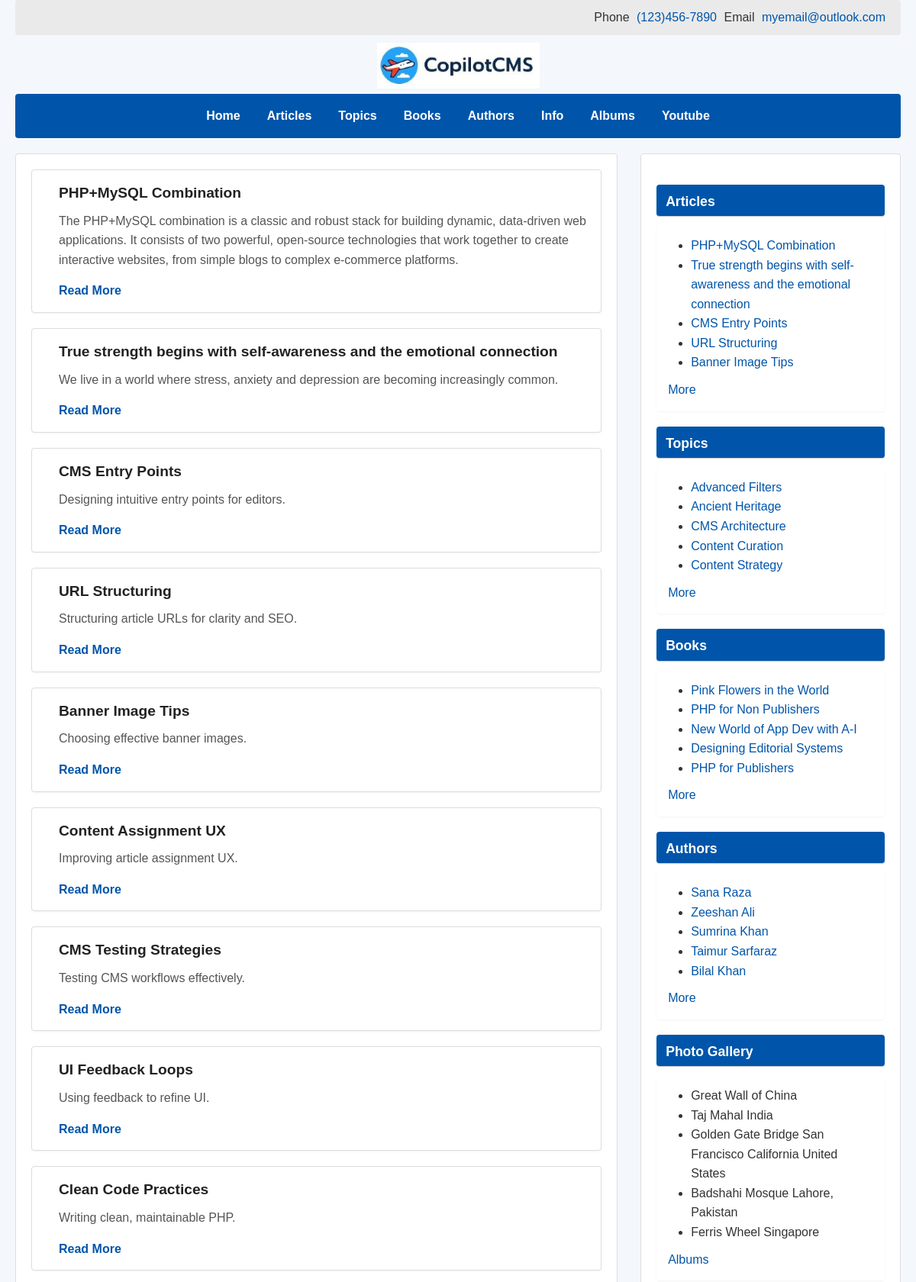
The page / (upper part) on the database its author committed.
### tables this page shows
CREATE TABLE IF NOT EXISTS `blocks` (
  `key_blocks` int(10) UNSIGNED NOT NULL AUTO_INCREMENT,
  `key_media_banner` int(10) UNSIGNED DEFAULT NULL,
  `title` varchar(200) NOT NULL DEFAULT '',
  `block_content` varchar(10000) NOT NULL DEFAULT '',
  `show_on_pages` varchar(1000) NOT NULL DEFAULT '',
  `show_in_region` varchar(50) NOT NULL DEFAULT '',
  `sort` smallint(6) NOT NULL DEFAULT '0',
  `module_file` varchar(100) NOT NULL DEFAULT '',
  `status` varchar(3) NOT NULL DEFAULT 'on',
  `entry_date_time` timestamp NOT NULL DEFAULT CURRENT_TIMESTAMP,
  `created_by` int(10) UNSIGNED DEFAULT NULL,
  `updated_by` int(10) UNSIGNED DEFAULT NULL,
  `key_photo_gallery` int(10) UNSIGNED DEFAULT NULL,
  PRIMARY KEY (`key_blocks`),
  KEY `fk_blocks_media` (`key_media_banner`)
);

CREATE TABLE IF NOT EXISTS `main_menu` (
  `key_main_menu` int(10) UNSIGNED NOT NULL AUTO_INCREMENT,
  `parent_id` int(10) UNSIGNED NOT NULL DEFAULT '0',
  `title` varchar(200) NOT NULL DEFAULT '',
  `url_link` varchar(200) NOT NULL DEFAULT '',
  `sort` smallint(6) NOT NULL DEFAULT '0',
  `status` varchar(3) NOT NULL DEFAULT '',
  `entry_date_time` timestamp NOT NULL DEFAULT CURRENT_TIMESTAMP,
  PRIMARY KEY (`key_main_menu`)
);

CREATE TABLE IF NOT EXISTS `articles` (
  `key_articles` int(10) UNSIGNED NOT NULL AUTO_INCREMENT,
  `title` varchar(300) NOT NULL DEFAULT '',
  `title_sub` varchar(300) NOT NULL DEFAULT '',
  `article_snippet` varchar(1000) NOT NULL DEFAULT '',
  `article_content` mediumtext NOT NULL,
  `content_type` varchar(10) NOT NULL DEFAULT 'article',
  `url` varchar(200) NOT NULL DEFAULT '',
  `banner_image_url` varchar(2000) DEFAULT '',
  `key_media_banner` int(10) UNSIGNED DEFAULT '0',
  `sort` smallint(6) NOT NULL DEFAULT '0',
  `status` enum('draft','on','off') DEFAULT 'draft',
  `entry_date_time` timestamp NOT NULL DEFAULT CURRENT_TIMESTAMP,
  `update_date_time` timestamp NOT NULL DEFAULT CURRENT_TIMESTAMP,
  `created_by` int(10) UNSIGNED DEFAULT NULL,
  `updated_by` int(10) UNSIGNED DEFAULT NULL,
  PRIMARY KEY (`key_articles`),
  KEY `fk_articles_media` (`key_media_banner`),
  KEY `entry_date_time` (`entry_date_time`),
  KEY `update_date_time` (`update_date_time`)
);

CREATE TABLE IF NOT EXISTS `categories` (
  `key_categories` int(10) UNSIGNED NOT NULL AUTO_INCREMENT,
  `key_media_banner` int(10) UNSIGNED NOT NULL DEFAULT '0',
  `name` varchar(200) NOT NULL DEFAULT '',
  `description` varchar(1000) NOT NULL DEFAULT '',
  `url` varchar(200) NOT NULL DEFAULT '',
  `sort` smallint(6) NOT NULL DEFAULT '0',
  `status` varchar(3) NOT NULL DEFAULT '',
  `entry_date_time` timestamp NOT NULL DEFAULT CURRENT_TIMESTAMP,
  `category_type` enum('article','book','photo_gallery','video_gallery','global') NOT NULL DEFAULT 'global',
  PRIMARY KEY (`key_categories`)
);

CREATE TABLE IF NOT EXISTS `books` (
  `key_books` int(10) UNSIGNED NOT NULL AUTO_INCREMENT,
  `key_media_banner` int(10) UNSIGNED DEFAULT NULL,
  `title` varchar(200) NOT NULL DEFAULT '',
  `subtitle` varchar(200) NOT NULL DEFAULT '',
  `description` text NOT NULL,
  `cover_image_url` varchar(200) DEFAULT '',
  `url` varchar(200) NOT NULL DEFAULT '',
  `author_name` varchar(200) NOT NULL DEFAULT '',
  `publisher` varchar(200) NOT NULL DEFAULT '',
  `publish_year` varchar(4) NOT NULL DEFAULT '',
  `isbn` varchar(17) DEFAULT '',
  `is_featured` tinyint(1) DEFAULT NULL,
  `language` varchar(50) DEFAULT NULL,
  `format` varchar(50) DEFAULT NULL,
  `weight_grams` int(11) DEFAULT NULL,
  `sku` varchar(50) DEFAULT NULL,
  `status` varchar(3) NOT NULL DEFAULT '',
  `sort` smallint(6) NOT NULL DEFAULT '0',
  `entry_date_time` timestamp NOT NULL DEFAULT CURRENT_TIMESTAMP,
  `update_date_time` timestamp NOT NULL DEFAULT CURRENT_TIMESTAMP ON UPDATE CURRENT_TIMESTAMP,
  `created_by` int(10) UNSIGNED DEFAULT NULL,
  `updated_by` int(10) UNSIGNED DEFAULT NULL,
  PRIMARY KEY (`key_books`),
  KEY `fk_books_media` (`key_media_banner`)
);

CREATE TABLE IF NOT EXISTS `authors` (
  `key_authors` int(10) UNSIGNED NOT NULL AUTO_INCREMENT,
  `name` varchar(200) NOT NULL DEFAULT '',
  `email` varchar(200) NOT NULL DEFAULT '',
  `phone` varchar(50) NOT NULL DEFAULT '',
  `website` varchar(200) NOT NULL DEFAULT '',
  `url` varchar(200) NOT NULL DEFAULT '',
  `social_url_media1` varchar(200) NOT NULL DEFAULT '',
  `social_url_media2` varchar(200) NOT NULL DEFAULT '',
  `social_url_media3` varchar(200) NOT NULL DEFAULT '',
  `city` varchar(200) NOT NULL DEFAULT '',
  `state` varchar(200) NOT NULL DEFAULT '',
  `country` varchar(200) NOT NULL DEFAULT '',
  `image_url` varchar(200) DEFAULT '',
  `key_media_banner` int(10) UNSIGNED DEFAULT NULL,
  `description` varchar(2000) NOT NULL DEFAULT '',
  `status` varchar(3) NOT NULL DEFAULT '',
  `entry_date_time` timestamp NOT NULL DEFAULT CURRENT_TIMESTAMP,
  `update_date_time` timestamp NOT NULL DEFAULT CURRENT_TIMESTAMP,
  `created_by` int(10) UNSIGNED DEFAULT NULL,
  `updated_by` int(10) UNSIGNED DEFAULT NULL,
  PRIMARY KEY (`key_authors`),
  KEY `fk_authors_media` (`key_media_banner`)
);

CREATE TABLE IF NOT EXISTS `photo_gallery` (
  `key_photo_gallery` int(11) NOT NULL AUTO_INCREMENT,
  `key_media_banner` int(10) UNSIGNED DEFAULT NULL,
  `title` varchar(255) DEFAULT NULL,
  `image_url` varchar(2000) DEFAULT NULL,
  `description` text,
  `status` varchar(3) DEFAULT '',
  `entry_date_time` datetime DEFAULT CURRENT_TIMESTAMP,
  `update_date_time` timestamp NOT NULL DEFAULT CURRENT_TIMESTAMP,
  `created_by` int(10) UNSIGNED DEFAULT NULL,
  `updated_by` int(10) UNSIGNED DEFAULT NULL,
  `url` varchar(200) DEFAULT NULL,
  `available_for_blocks` varchar(3) DEFAULT '',
  PRIMARY KEY (`key_photo_gallery`),
  KEY `fk_photo_gallery_media` (`key_media_banner`)
);

### index.php (called while the page is built)
<?php
include 'router.php';
?>

### admin/db.php (called while the page is built, shortened)
<?php
$host = 'localhost';
$user = 'root';
$pass = '';
$dbname = 'simplesite';
$conn = new mysqli($host, $user, $pass, $dbname);
$settings = [];
$sql = "SELECT setting_key, setting_value FROM settings WHERE is_active = 1";
$result = $conn->query($sql);
while ($row = $result->fetch_assoc()) {
    $settings[$row['setting_key']] = $row['setting_value'];
}
function getSetting($key, $default = null) {
    global $settings;
    return $settings[$key] ?? $default;
}
?>

### templates/default/layout.php (the view, shortened to what this page needs)
<?php
function startLayout($title = "CopilotCMS") {
	echo "<!DOCTYPE html><html><head><title>$title</title>
        <link rel='stylesheet' href='/templates/default/style.css'>
        </head><body>";
	echo "<div id='above-header'>";
		renderBlocks("above_header");
	echo "</div>";
	echo "<header data-animate='fade'>";
		echo "<div id='site-logo'><a href='/home'><img src='" . getSetting("template_default_logo") . "'></a></div>";
		renderMainMenu();
	echo "</header>";
	echo "<main>";
}
function endLayout() {
	echo "</main>";
	echo "</body></html>
	<script src='/templates/default/script.js'></script>
	";
}
function getMenuItems() {
    global $conn;
    $items = [];
    $res = $conn->query("SELECT key_main_menu, parent_id, title, url_link FROM main_menu WHERE status = 'on' ORDER BY sort");
    while ($row = $res->fetch_assoc()) {
        $items[$row['parent_id']][] = $row;
    }
    return $items;
}
function renderMenuTree($items, $parent_id = 0) {
    if (!isset($items[$parent_id])) return;
    echo "<ul>";
    foreach ($items[$parent_id] as $item) {
        echo "<li><a href='" . htmlspecialchars($item['url_link']) . "'>" . htmlspecialchars($item['title']) . "</a>";
        renderMenuTree($items, $item['key_main_menu']);
        echo "</li>";
    }
    echo "</ul>";
}
function renderMainMenu() {
    $items = getMenuItems();
    echo "<nav class='main-menu'>";
    renderMenuTree($items);
    echo "</nav>";
}
function renderBlocks($region, $currentPage = '') {
	global $conn;
	$sql = "SELECT title, block_content, module_file FROM blocks
					   WHERE status = 'on'
					   AND show_in_region = '$region'
					   AND (show_on_pages = '' OR FIND_IN_SET('$currentPage', show_on_pages))
					   ORDER BY sort";
	$res = $conn->query($sql);
	while ($row = $res->fetch_assoc()) {
		echo "<h2>" . $row['title'] . "</h2>";
		echo "<div class='block_content'>" . $row['block_content'] . "</div>";
		if ($row['module_file'] != '') {
			include("modules/" . $row['module_file'] . ".php");
		}
	}
}
?>

### templates/default/homepage.php
<?php
include $_SERVER['DOCUMENT_ROOT'] . '/admin/db.php';
include 'layout.php';
?>
<?php startLayout("Home"); ?>
<div id="content">
	<?php
	$articles = $conn->query("SELECT a.*, m.file_url AS banner FROM articles a
							  LEFT JOIN media_library m ON a.key_media_banner = m.key_media
							  WHERE a.status='on' ORDER BY a.entry_date_time DESC LIMIT 10");
	while ($a = $articles->fetch_assoc()) {
	  echo "<div class='snippet-card'>
			  <div><img src='{$a['banner']}' data-animate='fade'></div>
			  <div class='snippet-content'>
			  <h2>{$a['title']}</h2>
			  <p>{$a['article_snippet']}</p>
			  <a href='/article/{$a['url']}'>Read More</a>
			  </div>
			</div>";
	}
	?>
</div>
<div id="sidebar">
	<?php renderBlocks("sidebar_right"); ?>
</div>
<?php endLayout(); ?>

### modules/articles_34548.php
<div class="block">
	<?php
	$cat_id = isset($_GET['cat']) ? intval($_GET['cat']) : null;
	$sql = "SELECT key_articles, title, url FROM articles ORDER BY entry_date_time DESC LIMIT 5";
	$articles = $conn->query($sql);
	echo "<ul class='category-list'>";
	while ($c = $articles->fetch_assoc()) {
		$active = ($cat_id === intval($c['key_articles'])) ? " class='active'" : "";
		echo "<li{$active}><a href='/article/{$c['url']}'>{$c['title']}</a></li>";
	}
	echo "</ul>";
	echo "<p><a href='/articles'>More</a></p>";
	?>
</div>

### modules/categories_55448.php
<div class="block">
	<?php
	$cat_id = isset($_GET['cat']) ? intval($_GET['cat']) : null;
	$sql = "SELECT key_categories, name, url FROM categories ORDER BY name ASC LIMIT 5";
	$categories = $conn->query($sql);
	echo "<ul class='category-list'>";
	while ($c = $categories->fetch_assoc()) {
		$active = ($cat_id === intval($c['key_categories'])) ? " class='active'" : "";
		echo "<li{$active}><a href='/category/{$c['url']}'>{$c['name']}</a></li>";
	}
	echo "</ul>";
	echo "<p><a href='/categories'>More</a></p>";
	?>
</div>

### modules/books_84538.php
<div class="block">
	<?php
	$cat_id = isset($_GET['cat']) ? intval($_GET['cat']) : null;
	$sql = "SELECT key_books, title, url FROM books ORDER BY entry_date_time DESC LIMIT 5";
	$books = $conn->query($sql);
	echo "<ul class='category-list'>";
	while ($c = $books->fetch_assoc()) {
		$active = ($cat_id === intval($c['key_books'])) ? " class='active'" : "";
		echo "<li{$active}><a href='/book/{$c['url']}'>{$c['title']}</a></li>";
	}
	echo "</ul>";
	echo "<p><a href='/books'>More</a></p>";
	?>
</div>

### modules/authors_91558.php
<div class="block">
	<?php
	$cat_id = isset($_GET['cat']) ? intval($_GET['cat']) : null;
	$sql = "SELECT key_authors, name, url FROM authors ORDER BY RAND() LIMIT 5";
	$authors = $conn->query($sql);
	echo "<ul class='category-list'>";
	while ($c = $authors->fetch_assoc()) {
		$active = ($cat_id === intval($c['key_authors'])) ? " class='active'" : "";
		echo "<li{$active}><a href='/author/{$c['url']}'>{$c['name']}</a></li>";
	}
	echo "</ul>";
	echo "<p><a href='/authors'>More</a></p>";
	?>
</div>

### modules/photos_56467.php
<div class="block">
	<?php
	$cat_id = isset($_GET['cat']) ? intval($_GET['cat']) : null;
	$sql = "SELECT key_photo_gallery, title FROM photo_gallery ORDER BY RAND() LIMIT 5";
	$photo_gallery = $conn->query($sql);
	echo "<ul class='category-list'>";
	while ($c = $photo_gallery->fetch_assoc()) {
		$active = ($cat_id === intval($c['key_photo_gallery'])) ? " class='active'" : "";
		echo "<li{$active}>{$c['title']}</li>";
	}
	echo "</ul>";
	echo "<p><a href='/photo-gallery'>Albums</a></p>";
	?>
</div>

### templates/default/style.css (style rules this page uses)
* { margin: 0; padding: 0; box-sizing: border-box; }
body { font-family: Arial, sans-serif; line-height: 1.6; background: #f4f7fb; color: #333; padding: 0 20px; }
a { color: #0055aa; text-decoration: none; }
img { max-width:100%; }
#above-header, #footer, #below-footer { background: #eaeaea; padding: 10px 20px; margin-bottom: 10px; border-radius: 4px; }
#above-header { text-align:right; word-spacing:5px; }
#site-logo { text-align:center; }
#site-logo img { max-height: 60px; display: inline-block; }
.main-menu ul { list-style: none; display: flex; justify-content: center; flex-wrap: wrap; gap: 15px; background: #0055aa; padding: 10px 20px; border-radius: 4px; }
.main-menu li { position: relative; }
.main-menu a { color: #fff; font-weight: bold; padding: 6px 10px; display: block; }
main { display: flex; gap: 30px; margin-top: 20px; padding-bottom: 40px; min-height:80vh; }
main ul { margin:0 0 10px 30px; }
#content { flex: 3; background-color:#FFF; background: #fff; padding: 20px; border: 1px solid #ddd; border-radius: 4px; }
#sidebar { flex: 1.2; background: #fff; padding: 20px; border: 1px solid #ddd; border-radius: 4px; }
#sidebar h2 { background: #0055aa; color: #fff; padding: 8px 12px; border-radius: 4px; font-size: 1.1em; margin-top: 30px; margin-bottom: 10px; border: none; }
.snippet-card { display: flex; gap: 20px; background: #fff; border: 1px solid #ddd; padding: 15px; margin-bottom: 20px; border-radius: 4px; box-shadow: 0 1px 3px rgba(0,0,0,0.05); align-items: flex-start; }
.snippet-content { flex: 1; }
.snippet-content h2 { font-size: 1.2em; margin-bottom: 8px; color: #222; }
.snippet-content p { margin-bottom: 10px; color: #555; }
.snippet-content a { display: inline-block; margin-top: 5px; color: #0055aa; font-weight: bold; }
#sidebar h2 { font-size: 1.1em; margin-top: 20px; margin-bottom: 10px; border-bottom: 1px solid #ccc; padding-bottom: 5px; }
.block { background: #fff; padding: 15px; border-radius: 4px; box-shadow: 0 1px 3px rgba(0,0,0,0.05); }
[data-animate] { opacity: 0; transform: translateY(20px); transition: opacity 0.3s ease, transform 0.3s ease; }
.animate-fade { animation: fadeZoom 0.8s ease-out forwards; }

### rows shown on the page
blocks: block_content "Phone (123)456-7890 Email myemail@outlook.com"
main_menu: title "Home"
main_menu: title "Articles"
main_menu: title "Topics"
main_menu: title "Books"
main_menu: title "Authors"
main_menu: title "Info"
main_menu: title "Albums"
main_menu: title "Youtube"
articles: title "PHP+MySQL Combination", article_snippet "The PHP+MySQL combination is a classic and robust stack for building dynamic, data-driven web applications. It consists of two powerful, open-source technologies that work together to create interactive websites, from simple blogs to complex e-commerce platforms."
articles: title "True strength begins with self-awareness and the emotional connection", article_snippet "We live in a world where stress, anxiety and depression are becoming increasingly common."
articles: title "CMS Entry Points", article_snippet "Designing intuitive entry points for editors."
articles: title "URL Structuring", article_snippet "Structuring article URLs for clarity and SEO."
articles: title "Banner Image Tips", article_snippet "Choosing effective banner images."
articles: title "Content Assignment UX", article_snippet "Improving article assignment UX."
articles: title "CMS Testing Strategies", article_snippet "Testing CMS workflows effectively."
articles: title "UI Feedback Loops", article_snippet "Using feedback to refine UI."
articles: title "Clean Code Practices", article_snippet "Writing clean, maintainable PHP."
blocks: title "Articles"
blocks: title "Topics"
categories: name "Advanced Filters"
categories: name "Ancient Heritage"
categories: name "CMS Architecture"
categories: name "Content Curation"
categories: name "Content Strategy"
blocks: title "Books"
books: title "Pink Flowers in the World"
books: title "PHP for Non Publishers"
books: title "New World of App Dev with A-I"
books: title "Designing Editorial Systems"
books: title "PHP for Publishers"
blocks: title "Authors"
authors: name "Sana Raza"
authors: name "Zeeshan Ali"
authors: name "Sumrina Khan"
authors: name "Taimur Sarfaraz"
authors: name "Bilal Khan"
blocks: title "Photo Gallery"
photo_gallery: title "Great Wall of China"
photo_gallery: title "Taj Mahal India"
photo_gallery: title "Golden Gate Bridge San Francisco California United States"
photo_gallery: title "Badshahi Mosque Lahore, Pakistan"
photo_gallery: title "Ferris Wheel Singapore"
